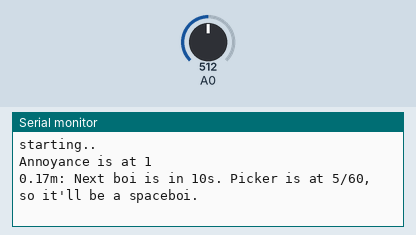
Bench run of a sketch on a simulated Arduino Leonardo, built with avr-gcc and run on an emulated ATmega32U4. Shown: the last lines printed to the serial monitor. The test bench sets the inputs (shaded band); at power-on: A0 = 512. Random numbers use the default seed unless the sketch sets one; USB keyboard and mouse output is not drawn.

Above: at 11.2 s.
11.3 s: A0 set to 716
At 21.3 s:
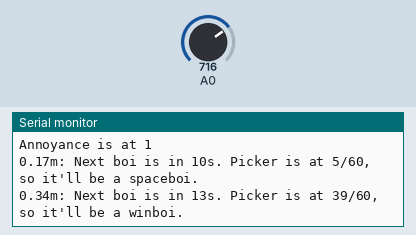
21.6 s: A0 set to 900
At 34.6 s:
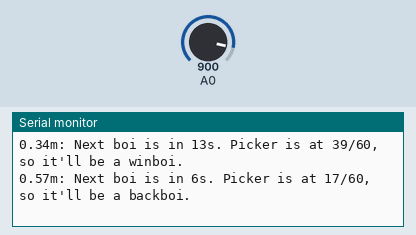
34.8 s: A0 set to 511
At 41.4 s:
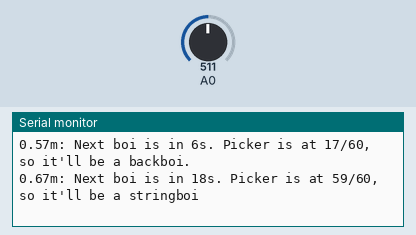

The sketch:

WinVir.ino
```cpp
#include <Keyboard.h>

long randomdelay;
int picker;
float ms;
float mins;
long secs;
int tabret;

String stringOne = "m: Next boi is in ";
String stringTwo = "s. Picker is at ";
String stringThree = "/60, so it'll be a ";
String stringFour = "Annoyance is at ";

// how annoying you want this script to be, lower is more annoying. recommended between 1 and 5
int annoyance = 1;

void setup() {
  Serial.println("starting..");
  Keyboard.begin(); //start emulating keyboard
  delay(10000);
  Serial.begin(9600);
  Serial.print(stringFour);
  Serial.println(annoyance);
}

void loop() {
  //initial seed and starting values for shit modified by annoyance factor
  randomSeed(analogRead(0));
  randomdelay = random(5000, 30000); //delay between each annoyance method
  ms = millis(); //keeps track of how long the script has been running
  mins = ms / 60000;
  picker = random(1, 60); //used to choose which method to annoy the user with.
  tabret = random(1, 16); //used to press tab a certain amount of times in method 5
  randomdelay = annoyance * randomdelay;
  secs = randomdelay / 1000;

  //array for method 6
  String banstring[] = {
    "bro weed lol",
    "hitler did nothing wrong",
    "i'm not convinced that the jews didn't do 9/11",
    "elon musk is going to save the planet",
    "black people commit 60% of ALL violent crime",
    "donald trump was a greater president than lincoln",
    "i am the least racist person there is",
    "laziness a trait in blacks",
    "i don't have a racist bone in my body",
    "you have to treat women like shit",
    "i cherish women",
    "peach tree dish",
    "i'm a very intelligent person",
  };

  //these next few lines are used for debugging.
  String displayString = mins + stringOne + secs + stringTwo + picker + stringThree;
  Serial.print(displayString);
  if (picker < 10) Serial.println("spaceboi.");
  else if (picker < 20) Serial.println("backboi.");
  else if (picker < 30) Serial.println("altboi.");
  else if (picker < 40) Serial.println("winboi.");
  else if (picker < 50) {
    Serial.print("tab-boi. should press tab this many times: ");
    Serial.println(tabret);
  }
  else {
    Serial.println("stringboi");
  }

  delay(randomdelay); //delays the time set above before pressing a key

//method 1
  if (picker < 10) { //if picker is under 10, spacebar.
    Keyboard.write(' ');
  }
//method 2
  else if (picker < 20) { //if picker is under 20, backspace.
    Keyboard.write(KEY_BACKSPACE);
  }
//method 3
  else if (picker < 30) { //if picker is under 30, alt-tab.
    Keyboard.press(KEY_LEFT_ALT);
    delay(100);
    Keyboard.press(KEY_TAB);
    Keyboard.releaseAll();
  }
//method 4
  else if (picker < 40) { //if picker is under 40, Windows key.
    Keyboard.write(KEY_LEFT_GUI);
  }
//method 5
  else if (picker < 50) { //if picker is 50 or lower, press tab an arbitrary amount of times and then press enter.
    for (int i = 0; i < tabret; i++) {
      Keyboard.write(KEY_TAB);
      delay(100);
    }
    Keyboard.write(KEY_RETURN);
  }
//method 6
 else {
  Keyboard.println(banstring[random(0,12)]); //send a string pulled from the banstring array
 }
}
```

Measured:
- after the input at 11.3 s, the serial monitor: prints a new line after 8.9 s (image 1)
- after the input at 21.6 s, the serial monitor: prints a new line after 12.4 s (image 2)
- after the input at 34.8 s, the serial monitor: prints a new line after 5.5 s (image 3)
